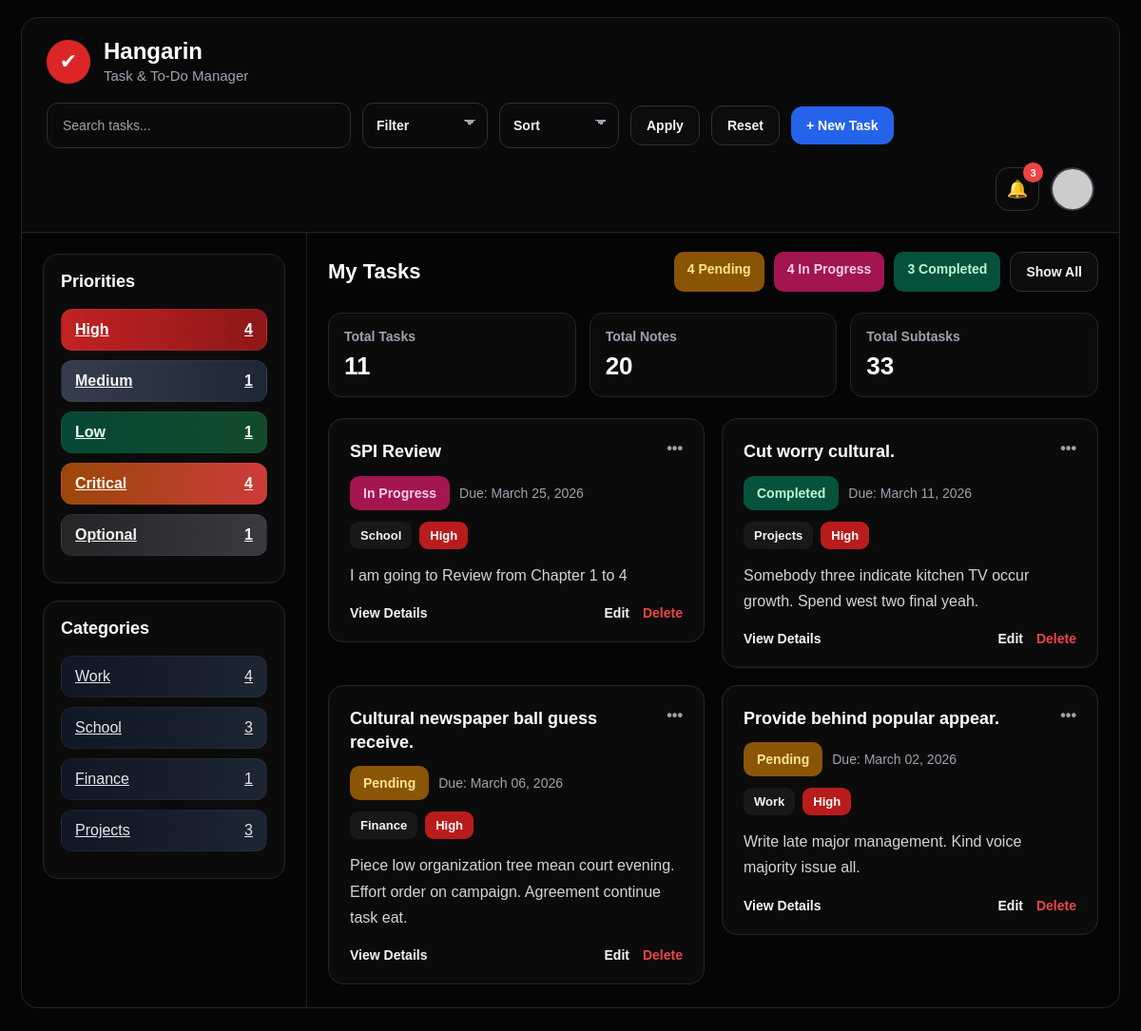
The app's page /dashboard/?q=&status=&sort=&priority=High&category= (signed in) with its own data.
### Hangarin/models.py (models this page shows, shortened)
class BaseModel(models.Model):
    created_at = models.DateTimeField(auto_now_add=True)
    updated_at = models.DateTimeField(auto_now=True)
    class Meta:
        abstract = True

class Priority(BaseModel):
    name = models.CharField(max_length=100)
    class Meta:
        verbose_name_plural = "Priorities"
    def __str__(self):
        return self.name

class Category(BaseModel):
    name = models.CharField(max_length=100)
    class Meta:
        verbose_name_plural = "Categories"
    def __str__(self):
        return self.name

class Task(BaseModel):
    title = models.CharField(max_length=255)
    description = models.TextField()
    deadline = models.DateTimeField()
    status = models.CharField(
        max_length=50,
        choices=StatusChoices.choices,
        default=StatusChoices.PENDING
    )
    category = models.ForeignKey(Category, on_delete=models.CASCADE, related_name="tasks")
    priority = models.ForeignKey(Priority, on_delete=models.CASCADE, related_name="tasks")

### Hangarin/views.py (the view)
# urls.py: path("dashboard/", dashboard, name="dashboard"),
@login_required
def dashboard(request):
    tasks = Task.objects.all()
    search_query = request.GET.get("q", "").strip()
    status_filter = request.GET.get("status", "").strip()
    sort_value = request.GET.get("sort", "").strip()
    priority_filter = request.GET.get("priority", "").strip()
    category_filter = request.GET.get("category", "").strip()
    if search_query:
        tasks = tasks.filter(
            Q(title__icontains=search_query) |
            Q(description__icontains=search_query)
        )
    if status_filter:
        tasks = tasks.filter(status=status_filter)
    if priority_filter:
        tasks = tasks.filter(priority__name__iexact=priority_filter)
    if category_filter:
        tasks = tasks.filter(category__name__iexact=category_filter)
    if sort_value == "newest":
        tasks = tasks.order_by("-created_at")
    elif sort_value == "oldest":
        tasks = tasks.order_by("created_at")
    elif sort_value == "due_asc":
        tasks = tasks.order_by("deadline")
    elif sort_value == "due_desc":
        tasks = tasks.order_by("-deadline")
    else:
        tasks = tasks.order_by("-created_at")
    priorities = Priority.objects.all()
    categories = Category.objects.all()
    pending_count = Task.objects.filter(status="Pending").count()
    in_progress_count = Task.objects.filter(status="In Progress").count()
    completed_count = Task.objects.filter(status="Completed").count()
    total_tasks = Task.objects.count()
    total_notes = Note.objects.count()
    total_subtasks = SubTask.objects.count()
    priority_data = []
    for priority in priorities:
        priority_data.append({
            "name": priority.name,
            "count": Task.objects.filter(priority=priority).count()
        })
    category_data = []
    for category in categories:
        category_data.append({
            "name": category.name,
            "count": Task.objects.filter(category=category).count()
        })
    context = {
        "tasks": tasks,
        "priority_data": priority_data,
        "category_data": category_data,
        "pending_count": pending_count,
        "in_progress_count": in_progress_count,
        "completed_count": completed_count,
        "total_tasks": total_tasks,
        "total_notes": total_notes,
        "total_subtasks": total_subtasks,
    }
    return render(request, "dashboard.html", context)

### Hangarin/templates/dashboard.html (shortened to what this page needs)
{% extends "base.html" %}
{% block content %}
<div class="app-shell">
    <header class="topbar">
        <div class="topbar-left">
            <div class="brand-wrap">
                <div class="brand-icon">✔</div>
                <div class="brand-text">
                    <h1 class="brand-title">Hangarin</h1>
                    <span class="brand-subtitle">Task &amp; To-Do Manager</span>
                </div>
            </div>
        </div>
        <div class="topbar-center">
            <form method="get" class="topbar-actions">
                <input
                    type="text"
                    name="q"
                    class="search-box"
                    placeholder="Search tasks..."
                    value="{{ request.GET.q|default:'' }}"
                >
                <select name="status" class="select-dropdown">
                    <option value="">Filter</option>
                </select>
                <select name="sort" class="select-dropdown">
                    <option value="">Sort</option>
                </select>
                <button class="ghost-btn" type="submit">Apply</button>
                <a href="{% url 'dashboard' %}" class="ghost-btn reset-btn">Reset</a>
                <a href="{% url 'create_task' %}" class="primary-btn">+ New Task</a>
            </form>
        </div>
        <div class="topbar-right">
            <div class="notification-dropdown">
                <button class="icon-btn notification-btn" type="button" id="notificationTrigger">
                    <span class="icon-symbol">🔔</span>
                    <span class="notif-badge">3</span>
                </button>
            </div>
            <div class="profile-dropdown">
                <button class="profile-trigger profile-trigger-icon" type="button" id="profileTrigger">
                    <img
                        src="https://ui-avatars.com/api/?name={{ request.user.username|default:'User' }}&background=3b82f6&color=ffffff&size=128"
                        alt="Profile"
                        class="profile-avatar-img"
                    >
                </button>
            </div>
        </div>
    </header>
    <div class="dashboard-layout">
        <aside class="sidebar">
            <div class="panel">
                <h2 class="panel-title">Priorities</h2>
                {% for item in priority_data %}
                    <a href="{% url 'dashboard' %}?q={{ request.GET.q|urlencode }}&status={{ request.GET.status|urlencode }}&sort={{ request.GET.sort|urlencode }}&priority={{ item.name|urlencode }}&category={{ request.GET.category|urlencode }}"
                       class="priority-row priority-{{ item.name|lower }} filter-link-row">
                        <span>{{ item.name }}</span>
                        <span>{{ item.count }}</span>
                    </a>
                {% empty %}
                    <p>No priorities found.</p>
                {% endfor %}
            </div>
            <div class="panel">
                <h2 class="panel-title">Categories</h2>
                {% for item in category_data %}
                    <a href="{% url 'dashboard' %}?q={{ request.GET.q|urlencode }}&status={{ request.GET.status|urlencode }}&sort={{ request.GET.sort|urlencode }}&priority={{ request.GET.priority|urlencode }}&category={{ item.name|urlencode }}"
                       class="category-row filter-link-row">
                        <span>{{ item.name }}</span>
                        <span>{{ item.count }}</span>
                    </a>
                {% empty %}
                    <p>No categories found.</p>
                {% endfor %}
            </div>
        </aside>
        <main class="main-content">
            <div class="main-header">
                <h2>My Tasks</h2>
                <div class="status-summary">
                    <a href="{% url 'dashboard' %}?q={{ request.GET.q|urlencode }}&status=Pending&sort={{ request.GET.sort|urlencode }}&priority={{ request.GET.priority|urlencode }}&category={{ request.GET.category|urlencode }}"
                       class="status-pill pending status-pill-link">
                        {{ pending_count }} Pending
                    </a>
                    <a href="{% url 'dashboard' %}?q={{ request.GET.q|urlencode }}&status=In%20Progress&sort={{ request.GET.sort|urlencode }}&priority={{ request.GET.priority|urlencode }}&category={{ request.GET.category|urlencode }}"
                       class="status-pill progress status-pill-link">
                        {{ in_progress_count }} In Progress
                    </a>
                    <a href="{% url 'dashboard' %}?q={{ request.GET.q|urlencode }}&status=Completed&sort={{ request.GET.sort|urlencode }}&priority={{ request.GET.priority|urlencode }}&category={{ request.GET.category|urlencode }}"
                       class="status-pill completed status-pill-link">
                        {{ completed_count }} Completed
                    </a>
                    <a href="{% url 'dashboard' %}" class="ghost-btn">Show All</a>
                </div>
            </div>
            <div class="totals-row">
                <div class="mini-total-card">
                    <h4>Total Tasks</h4>
                    <p>{{ total_tasks }}</p>
                </div>
                <div class="mini-total-card">
                    <h4>Total Notes</h4>
                    <p>{{ total_notes }}</p>
                </div>
                <div class="mini-total-card">
                    <h4>Total Subtasks</h4>
                    <p>{{ total_subtasks }}</p>
                </div>
            </div>
            <div class="task-grid">
                {% for task in tasks %}
                    <div class="task-card">
                        <div class="task-card-top">
                            <h3>{{ task.title }}</h3>
                            <span class="dot-menu">•••</span>
                        </div>
                        <div class="task-meta-line">
                            <span class="badge task-status-badge status-{{ task.status|slugify }}">{{ task.status }}</span>
                            <span>Due: {{ task.deadline|date:"F d, Y" }}</span>
                        </div>
                        <div class="task-tags">
                            <span class="badge category-badge">{{ task.category }}</span>
                            <span class="badge priority-badge priority-{{ task.priority.name|lower }}">
                                {{ task.priority }}
                            </span>
                        </div>
                        <p class="task-desc">{{ task.description|truncatechars:110 }}</p>
                        <div class="card-actions">
                            <a href="{% url 'task_detail' task.id %}" class="detail-link">View Details</a>
                            <div class="right-actions">
                                <a href="{% url 'edit_task' task.id %}" class="edit-link">Edit</a>
                                <a href="{% url 'delete_task' task.id %}" class="delete-link">Delete</a>
                            </div>
                        </div>
                    </div>
                {% empty %}
                    <div class="empty-card">No tasks yet.</div>
                {% endfor %}
            </div>
        </main>
    </div>
</div>
{% endblock %}

### records on screen
Priority: name "High"
Priority: name "Medium"
Priority: name "Low"
Priority: name "Critical"
Priority: name "Optional"
Category: name "Work"
Category: name "School"
Category: name "Finance"
Category: name "Projects"
Task: title "SPI Review", status "In Progress", deadline "March 25, 2026", category "School", priority "High", description "I am going to Review from Chapter 1 to 4"
Task: title "Cut worry cultural.", status "Completed", deadline "March 11, 2026", category "Projects", priority "High", description "Somebody three indicate kitchen TV occur growth. Spend west two final yeah."
Task: title "Cultural newspaper ball guess receive.", status "Pending", deadline "March 06, 2026", category "Finance", priority "High", description "Piece low organization tree mean court evening. Effort order on campaign. Agreement continue task eat."
Task: title "Provide behind popular appear.", status "Pending", deadline "March 02, 2026", category "Work", priority "High", description "Write late major management. Kind voice majority issue all."

### other values on screen
{{ item.count }} "4" "1" "1" "4" "1"
{{ item.count }} "4" "3" "1" "3"
{{ pending_count }} "4"
{{ in_progress_count }} "4"
{{ completed_count }} "3"
{{ total_tasks }} "11"
{{ total_notes }} "20"
{{ total_subtasks }} "33"
